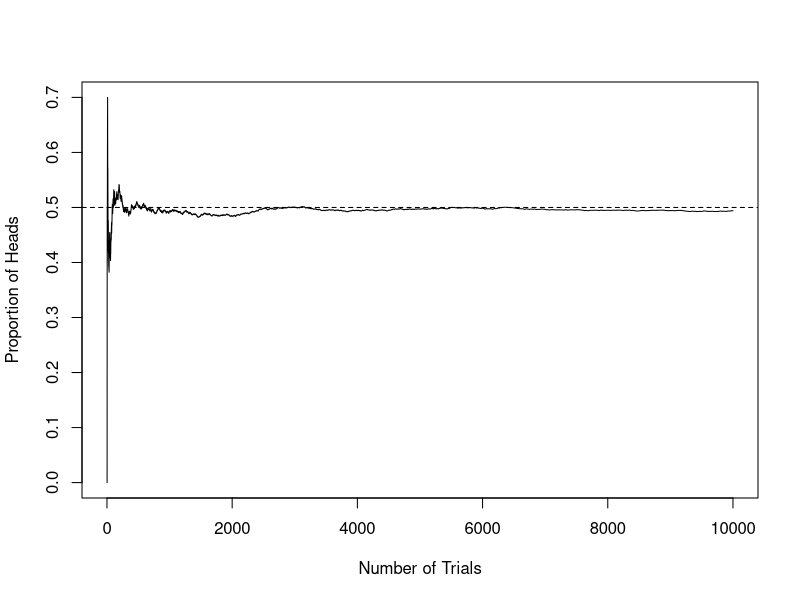

R code for this plot:
###########################
# SIMULATION OF COIN TOSS #
###########################



## Number of simulations
N = 1e4

## Simulate N tosses of a fair coin
toss = sample(x=c("H","T"),size=N,replace=TRUE)
# Note: it's not necessary to indicate argument names 
# if they are provided in the right order 
# sim = sample(c("H","T"),N,TRUE) # works too 

## Count the proportion of Heads (H) as a function of the number 
## of tosses (n=1,...,N)
propH = numeric(N)
for (n in 1:N)
	{ propH[n] = mean(toss[1:n] == "H") }
	
# Loops can be slow in R. A faster way to calculate the proportion 
# of heads is as follows: 
propH = cumsum(toss == "H")/(1:N)


###### 

## Compare computation times
system.time({
	for (n in 1:N)
	{ propH[n] = mean(toss[1:n] == "H") }
})
system.time(cumsum(toss == "H")/(1:N))

## For precise time benchmarks
install.packages("microbenchmark")
library(microbenchmark)
microbenchmark(cumsum(toss == "H")/(1:N))


###### 


## Plot the simulated proportions
plot(1:N, propH, xlab="Number of Trials", ylab="Proportion of Heads", type="l")

## Add theoretical probability of heads for one toss (0.5)
abline(h = 0.5, lty = 2)


